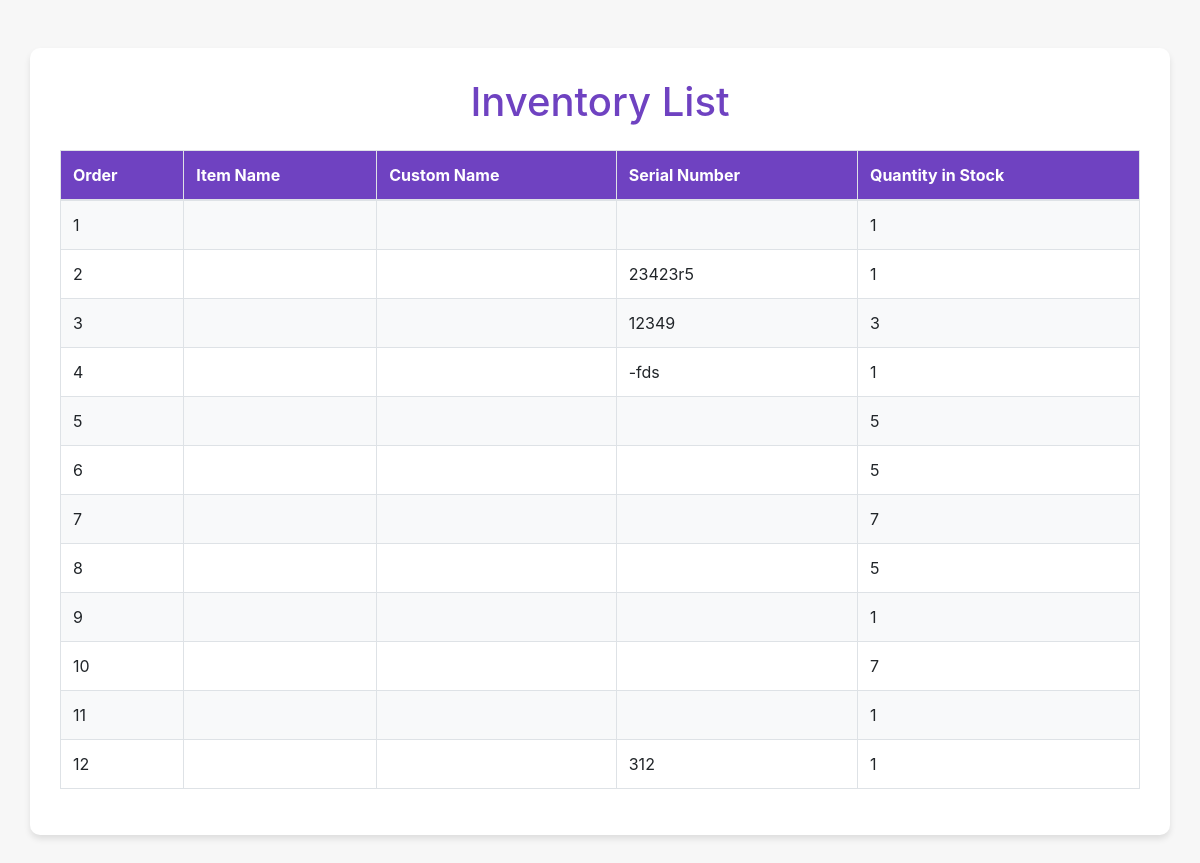
Screenshot of /inventory/ with the database file from the repository.
### inventory/models.py (models this page shows, shortened)
class InventoryItem(models.Model):
    purchased_item = models.OneToOneField(Item, on_delete=models.CASCADE)  # Link to the purchased item
    quantity_in_stock = models.IntegerField(default=0)
    last_updated = models.DateTimeField(auto_now=True)

### purchase/models.py (models this page shows, shortened)
class Item(models.Model):
    BANK_CHOICES = [
    ('CBE', 'Commercial Bank of Ethiopia'),
    ('Awash Bank', 'Awash International Bank'),
    ('Dashen Bank', 'Dashen Bank S.C.'),
    ('Bank of Abyssinia', 'Bank of Abyssinia S.C.'),
    ('Wegagen Bank', 'Wegagen Bank S.C.'),
    ('Nib International Bank', 'Nib International Bank S.C.'),
    ('Hibret Bank', 'Hibret Bank S.C.'),
    ('Oromia Bank', 'Oromia Bank S.C.'),
    ('Cooperative Bank of Oromia', 'Cooperative Bank of Oromia'),
    ('Berhan Bank', 'Berhan International Bank S.C.'),
    ('Bunna Bank', 'Bunna International Bank S.C.'),
    ('Zemen Bank', 'Zemen Bank S.C.'),
    ('Enat Bank', 'Enat Bank S.C.'),
    ('Global Bank Ethiopia', 'Global Bank Ethiopia S.C.'),
    ('Addis International Bank', 'Addis International Bank S.C.'),
    ('Abay Bank', 'Abay Bank S.C.'),
    ('Shabelle Bank', 'Shabelle Bank S.C.'),
    ('ZamZam Bank', 'ZamZam Bank S.C.'),
    ('Goh Betoch Bank', 'Goh Betoch Bank S.C.'),
    ('Ahadu Bank', 'Ahadu Bank S.C.'),
    ('Hijra Bank', 'Hijra Bank S.C.'),
    ('Tsehay Bank', 'Tsehay Bank S.C.'),
    ('Siinqee Bank', 'Siinqee Bank S.C.'),
    ('Tsedey Bank', 'Tsedey Bank S.C.'),
    ('Gadaa Bank', 'Gadaa Bank S.C.'),
    ('Amhara Bank', 'Amhara Bank S.C.'),
    ('Rammis Bank', 'Rammis Bank S.C.'),
    ('Siket Bank', 'Siket Bank S.C.'),
    ('Sidama Bank', 'Sidama Bank S.C.'),
    ('Omo Bank', 'Omo Bank S.C.'),
]
    CATEGORY_CHOICES = [
        ('with', 'With'),
        ('without', 'Without'),
    ]
    ITEM_CATEGORY_CHOICES = [
        ('Main Consumables', 'Main Consumables'),
        ('Lubricants', 'Lubricants'),
        ('Service Items', 'Service Items'),
        ('Maintenance Items', 'Maintenance Items'),
    ]
    CATEGORY_NAME_CHOICES = [
        ('Shank', 'Shank'),
        ('Rod', 'Rod'),
        ('Bit', 'Bit'),
        ('Coupling', 'Coupling'),
        ('Liquid consumable', 'Liquid consumable'),
        ('Gas consumable', 'Gas consumable'),
        ('Filter', 'Filter'),
        ('Other', 'Other'),
    ]
    FS_number = models.IntegerField(blank=True, null=True)  # New field for FS number
    Receipt= models.CharField(max_length=100, choices=CATEGORY_CHOICES)
    item_name = models.CharField(max_length=100, choices=CATEGORY_NAME_CHOICES)  # Updated field name
    custom_item_name = models.CharField(max_length=100, blank = True)  # New field for custom name
    item_category = models.CharField(max_length=50, choices=ITEM_CATEGORY_CHOICES, blank=True, null=True)  # Renamed field for clarity
    payment_type = models.CharField(max_length=100, choices=[('Credit', 'Credit'), ('Paid', 'Paid in Full')])
    payment_transaction_type = models.CharField(max_length=100, choices=[('Bank Transfer', 'Bank Transfer'), ('Cash', 'Cash'), ('Deposit to Bank','Deposit to Bank')], blank = True, null = True) # New field for payment status
    remark = models.TextField(blank=True, null=True)  # New text field for remarks
    unit_price_before_vat = models.DecimalField(max_digits=10, decimal_places=2)  # Renamed unit price field
    status = models.CharField(max_length=100, choices=[('Finished', 'Finished'), ('Unfinished', 'Unfinished')], blank=True)  # New status field for finished/unfinished
    quantity = models.IntegerField()
    unit = models.CharField(max_length=50, choices=[('Pcs', 'Pcs'), ('Liter', 'Liter'), ('Kg', 'Kg')])
    seller_name = models.CharField(max_length=100, blank=True)
    total_price = models.DecimalField(max_digits=10, decimal_places=2, null=True, blank=True)  # Total price is nullable
    date_of_purchase = models.DateField()
    receipt_status = models.CharField(max_length=50, choices=[('Taken', 'Taken'),('Not Taken', 'Not Taken')], blank = True, null = True)
    date_of_bank_transfer = models.DateField(null=True, blank=True)
    serial_number = models.CharField(max_length=100, blank=True, null = True)
    item_destination = models.CharField(max_length=50, choices=[('Item Taken', 'Item Taken'),('Item Not Taken', 'Item Not Taken')], blank=True, null=True)
    model = models.CharField(max_length=100, blank=True, null=True)  # Make model optional
    color = models.CharField(max_length=100, blank=True, null=True)
    brand = models.CharField(max_length=50, blank=True, null = True)
    Transferred_to_bank_name = models.CharField(max_length=30, choices=BANK_CHOICES, blank=True, null=True)
    Transferred_from_bank_name = models.CharField(max_length=30, choices=BANK_CHOICES, blank=True, null=True)
    Transferred_to_account_number = models.CharField(max_length=100, blank=True, null=True)
    Transferred_from_account_number = models.CharField(max_length=100, blank=True, null=True)
    Transferred_to_receiver_name = models.CharField(max_length=100, blank=True, null=True)
    Transferred_from_sender_name = models.CharField(max_length=100, blank=True, null=True)
    USD_rate = models.DecimalField(max_digits=10, decimal_places=2, null =True, blank=True)
    total_price_usd = models.DecimalField(max_digits=10, decimal_places=2, null=True, blank=True)
    withholding = models.DecimalField(max_digits=10, decimal_places=2, null=True, blank=True)
    receipt_file = models.FileField(upload_to='uploads/receipts/', blank=True, null=True)
    bank_transfer_file = models.FileField(upload_to='uploads/', blank=True, null=True)
    class Meta:
        ordering = ['-date_of_purchase']  # Ensure new purchases are at the top of the report

### inventory/views.py (the view)
# urls.py: path('inventory/', views.inventory_list, name='inventory_list'),
def inventory_list(request):
    inventory_items = InventoryItem.objects.filter(quantity_in_stock__gt=0)
    return render(request, 'inventory/inventory_list.html', {'inventory_items': inventory_items})

### inventory/templates/inventory/inventory_list.html (shortened to what this page needs)
<!DOCTYPE html>
<html lang="en">
<head>
    <link href="https://stackpath.bootstrapcdn.com/bootstrap/4.5.2/css/bootstrap.min.css" rel="stylesheet">
</head>
<body>
    <div class="container my-5">
        <h1 class="text-center mb-4">Inventory List</h1>
        {% if inventory_items %}
        <div class="table-responsive">
            <table class="table table-bordered table-striped table-hover">
                <thead class="thead-purple">
                    <tr>
                        <th>Order</th>
                        <th>Item Name</th>
                        <th>Custom Name</th>
                        <th>Serial Number</th>
                        <th>Quantity in Stock</th>
                    </tr>
                </thead>
                <tbody>
                    {% for item in inventory_items %}
                        <tr>
                            <td>{{ forloop.counter }}</td>
                            <td>{{ item.purchased_item.name }}</td>
                            <td>{{ item.purchased_item.custom_name }}</td>
                            <td>{{ item.purchased_item.serial_number }}</td>
                            <td>{{ item.quantity_in_stock }}</td>
                        </tr>
                    {% endfor %}
                </tbody>
            </table>
        </div>
        {% else %}
        <p class="text-center text-muted">No inventory items available.</p>
        {% endif %}
    </div>
</body>
</html>

### inventory/templates/inventory/inventory_list.html (style rules this page uses)
body { background-color: #f7f7f7; }
.container { background-color: #ffffff; border-radius: 10px; box-shadow: 0 4px 6px rgba(0, 0, 0, 0.1); padding: 30px; }
h1 { color: #6f42c1; }
.thead-purple { background-color: #6f42c1; color: #ffffff; }
.table th, .table td { vertical-align: middle; }
.table-bordered { border: 1px solid #ddd; }
.table-striped tbody tr:nth-of-type(odd) { background-color: #f8f9fa; }

### rows the page displays
InventoryItem: quantity_in_stock "1"
InventoryItem: purchased_item.serial_number "23423r5", quantity_in_stock "1"
InventoryItem: purchased_item.serial_number "12349", quantity_in_stock "3"
InventoryItem: purchased_item.serial_number "-fds", quantity_in_stock "1"
InventoryItem: quantity_in_stock "5"
InventoryItem: quantity_in_stock "5"
InventoryItem: quantity_in_stock "7"
InventoryItem: quantity_in_stock "5"
InventoryItem: quantity_in_stock "1"
InventoryItem: quantity_in_stock "7"
InventoryItem: quantity_in_stock "1"
InventoryItem: purchased_item.serial_number "312", quantity_in_stock "1"
